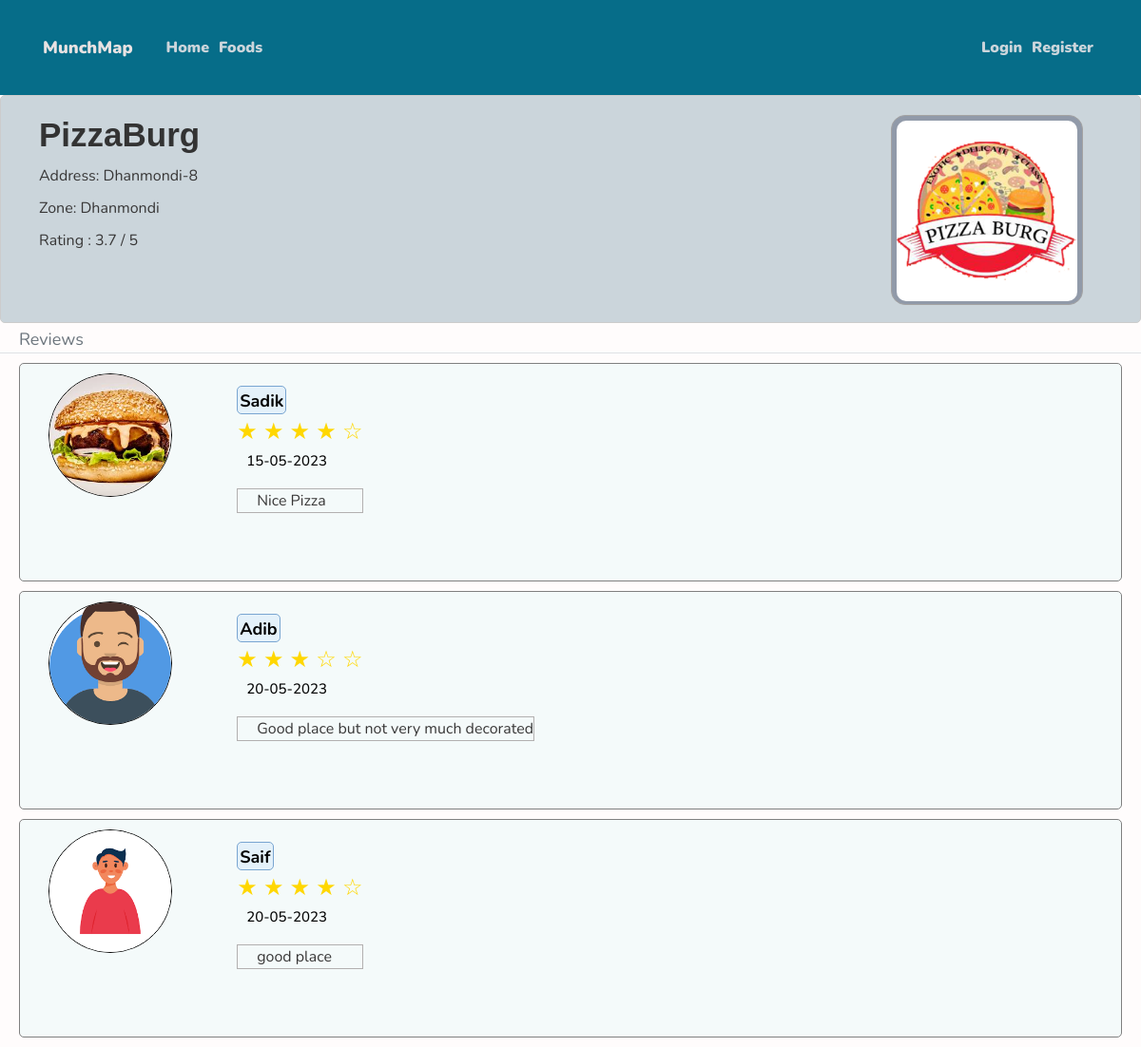
The page /review/2 on the database its author committed.
### website/models.py (models this page shows, shortened)
class Restaurant(db.Model):
    id = db.Column(db.Integer, primary_key=True)
    name = db.Column(db.String(100), nullable=False)
    owner_id = db.Column(db.Integer, db.ForeignKey('user.id'), nullable=False)
    image_file = db.Column(db.String(20), nullable=False,
                           default='default.jpg')
    location = db.Column(db.String(100), nullable=False)
    description = db.Column(db.Text, nullable=False, default='No description')
    detail_location = db.Column(db.Text)
    rating = db.Column(db.Float, default=0.0)
    foods = db.relationship('Food', backref='belong_to', lazy=True)
    reviews = db.relationship(
        'RestaurantReview', backref='review_for', lazy=True)
    rating_count = db.Column(db.Float, nullable=False, default=0.0)
    total_rating = db.Column(db.Float, nullable=False, default=0.0)
    ratign = db.Column(db.Float, nullable=False, default=0.0)

class RestaurantReview(db.Model):
    id = db.Column(db.Integer, primary_key=True)
    restaurant_id = db.Column(db.Integer, db.ForeignKey(
        'restaurant.id'), nullable=False)
    reviewer_id = db.Column(db.Integer, db.ForeignKey(
        'user.id'), nullable=False)
    description = db.Column(db.Text)
    date_posted = db.Column(db.DateTime, nullable=False,
                            default=datetime.utcnow)
    rating = db.Column(db.Integer, nullable=False, default=0)

class User(db.Model, UserMixin):
    id = db.Column(db.Integer, primary_key=True)
    username = db.Column(db.String(20), unique=True, nullable=False)
    email = db.Column(db.String(120), unique=True, nullable=False)
    image_file = db.Column(db.String(20), nullable=False,
                           default='default.jpg')
    password = db.Column(db.String(60), nullable=False)
    restaurants = db.relationship('Restaurant', backref='owner', lazy=True)
    restaurant_reviews = db.relationship(
        'RestaurantReview', backref='reviewer', lazy=True)
    food_reviews = db.relationship('FoodReview', backref='reviewer', lazy=True)

### website/restaurants/routes.py (the view)
@restaurants.route("/review/<int:restaurant_id>")
def review_restaurant(restaurant_id):
    restaurant = Restaurant.query.get_or_404(restaurant_id)
    reviews = RestaurantReview.query.filter_by(restaurant_id=restaurant_id).order_by(
        RestaurantReview.date_posted.desc()).all()
    return render_template('review2.html', restaurant=restaurant, reviews=reviews)

### website/templates/review2.html (shortened to what this page needs)
<!DOCTYPE html>
<html>
  <head>
    <link
      rel="stylesheet"
      href="https://maxcdn.bootstrapcdn.com/bootstrap/4.0.0/css/bootstrap.min.css"
    />
    <link
      rel="stylesheet"
      href="https://cdnjs.cloudflare.com/ajax/libs/font-awesome/5.15.3/css/all.min.css"
    />
    <link
      rel="stylesheet"
      type="text/css"
      href="{{ url_for('static', filename='review.css') }}"
    />
  </head>
  <body>
    <header class="site-header">
      <nav class="navbar navbar-expand-md navbar-dark bg-steel fixed-top">
        <div class="container">
          <a class="navbar-brand mr-8" href="/">MunchMap</a>
          <div class="collapse navbar-collapse" id="navbarToggle">
            <div class="navbar-nav mr-auto">
              <a class="nav-item nav-link" href="{{ url_for('main.home') }}"
                >Home</a
              >
              <a class="nav-item nav-link" href="{{ url_for('main.home2') }}"
                >Foods</a
              >
            </div>
            <div class="navbar-nav">
              {% if current_user.is_authenticated %}
              <a
                class="nav-item nav-link"
                href="{{ url_for('restaurants.new_restaurant') }}"
                >Create Restaurant</a
              >
              <a class="nav-item nav-link" href="{{ url_for('users.account') }}"
                >{{ current_user.username }}</a
              >
              <a class="nav-item nav-link" href="{{ url_for('users.logout') }}"
                >Logout</a
              >
              {% else %}
              <a class="nav-item nav-link" href="{{ url_for('users.login') }}"
                >Login</a
              >
              <a
                class="nav-item nav-link"
                href="{{ url_for('users.register') }}"
                >Register</a
              >
              {% endif %}
            </div>
          </div>
        </div>
      </nav>
    </header>
    <div class="restaurant-details">
      <div class="text-container">
        <h1>{{ restaurant.name }}</h1>
        <p>Address: {{ restaurant.detail_location }}</p>
        <p>Zone: {{ restaurant.location }}</p>
        {% if restaurant.rating_count > 0 %}
        <p>
          Rating : {{ (restaurant.total_rating/restaurant.rating_count) |
          round(1) }} / 5
        </p>
        {% else %}
        <p>Rating : 0 / 5</p>
        {% endif %}
      </div>
      <div class="cover-image-container">
        <img
          class="cut-image"
          src="{{ url_for('static', filename='profile_pics/' + restaurant.image_file) }}"
          alt="Rest Image"
        />
      </div>
    </div>
    <div class="row">
      <div class="col-md-10">
      </div>
    </div>
    <div class="border-bottom pt-1">
      <text
        class="text-muted"
        ,
        style="margin-left: 20px; margin-bottom: 20px; font-size: large"
      >
        Reviews
      </text>
    </div>
    {% set flag = [] %}
    <div class="reviews">
      {% for review in restaurant.reviews %}
      <div class="review">
        <div class="profile-pic">
          <img
            src="{{ url_for('static', filename='profile_pics/' + review.reviewer.image_file) }}"
            alt="Profile Picture"
          />
        </div>
        <div class="review-content">
          {% if review.reviewer == current_user %}
          <div class="username" style="color: blueviolet">
            {% set temp = flag.append(TRUE) %} {{ review.reviewer.username }}
            (me)
          </div>
          {% else %}
          <div class="username">{{ review.reviewer.username }}</div>
          {% endif %}
          <div class="rating-stars">
            {% set filled_stars = review.rating %} {% set empty_stars = 5 -
            review.rating %} {% for _ in range(filled_stars) %}
            <span class="filled-star">★</span>
            {% endfor %} {% for _ in range(empty_stars) %}
            <span class="empty-star"></span>
            {% endfor %}
          </div>
          <h4
            style="
              margin-left: 30px;
              vertical-align: middle;
              margin-top: 10px;
              margin-bottom: 20px;
            "
          >
            {{ review.date_posted.strftime('%d-%m-%Y') }}
          </h4>
          <div class="review-description"><p>{{ review.description }}</p></div>
        </div>
      </div>
      {% endfor %}
    </div>
  </body>
</html>

### website/static/review.css (style rules this page uses)
* { font-family: "Nunito", sans-serif; margin: 0; padding: 0; box-sizing: border-box; outline: none; border: none; text-decoration: none; transition: all 0.2s linear; }
html { font-size: 62.5%; overflow-x: hidden; scroll-behavior: smooth; scroll-padding-top: 6rem; }
body { background: #fffcfc; color: #c86a6a; margin-top: 10rem; }
h1, h2, h3, h4, h5, h6 { color: #040404; }
a { color: black; font-size: large; font-weight: 1000; }
.bg-steel { background-color: #066d89; height: 100px; position: absolute; transition: transform 0.3s ease; top: 0; left: 0; width: 100%; }
.site-header .navbar-nav .nav-link { color: #cbd5db; font-size: medium; }
.site-header .navbar-brand { color: rgb(232, 226, 226); font-size: large; margin-right: 30px; border: #1f2223; }
.cut-image { padding: 5px; height: 200px; border-radius: 15px; }
h1 { font-family: Arial, sans-serif; color: #333; margin-bottom: 10px; font-size: 35px; font-weight: 700; }
p { color: #383737; margin-bottom: 10px; font-size: medium; }
.review { display: flex; height: 230px; margin-top: 10px; margin-bottom: 10px; margin-left: 20px; margin-right: 20px; border: 1px solid gray; border-radius: 5px; background-color: #f4fafa; }
.profile-pic img { width: 130px; height: 130px; border-radius: 50%; object-fit: cover; margin-top: 10px; margin-left: 30px; border-radius: 75px; border: 1px solid black; }
.review-content { margin-left: 25px; padding: 2%; }
.review-content .username { text-align: center; height: 30px; width: fit-content; margin-top: 0; background-color: #e4f1fa; margin-left: 20px; scale: 1; color: black; font-weight: 700; border: 1px solid rgb(121, 165, 209); border-radius: 5px; padding: 2px; font-size: large; }
.review-content p { margin-left: 20px; margin-bottom: 0; font-size: medium; }
.restaurant-details { display: flex; background-color: #cbd5db; margin-top: 80px; width: 100%; padding-right: 40px; padding-left: 40px; padding-top: 20px; padding-bottom: 20px; height: 240px; border: 1px solid #ccc; border-radius: 5px; }
.text-container { flex-grow: 1; }
.cover-image-container { margin-right: 20px; border: 1px solid rgb(164, 163, 163); height: 200px; width: fit-content; border-radius: 15px; background-color: #919aa9; margin-bottom: 20px; }
.rating-stars { color: #ffd700; height: 30px; font-size: 24px; display: inline-block; vertical-align: middle; margin-left: 20px; }
.empty-star:before { content: "\2606"; }
.review-description { align-self: left; margin-left: 20px; height: fit-content; min-height: 20px; border: 1px solid rgb(178, 176, 176); }

### rows shown on the page
Restaurant: name "PizzaBurg", detail_location "Dhanmondi-8", location "Dhanmondi", total_rating+rating_count "3.7", image_file (picture)
RestaurantReview: image_file (placeholder picture), reviewer.username "Sadik", date_posted "15-05-2023", description "Nice Pizza"
RestaurantReview: image_file (picture), reviewer.username "Adib", date_posted "20-05-2023", description "Good place but not very much decorated"
RestaurantReview: image_file (picture), reviewer.username "Saif", date_posted "20-05-2023", description "good place"
